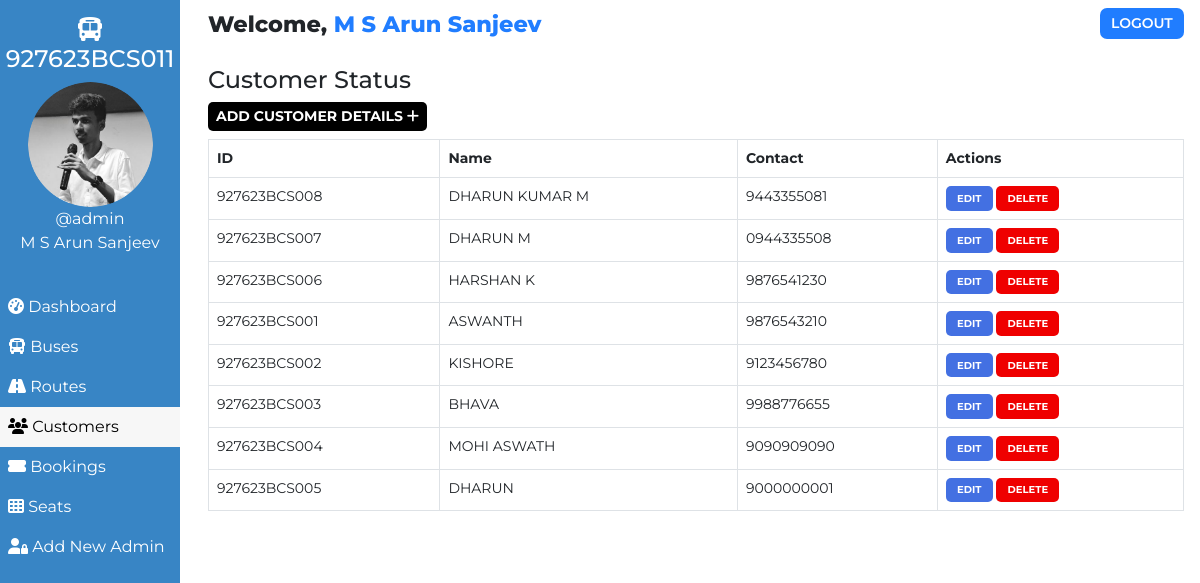
The page /admin/customer.php (signed in) on the database as committed earlier.
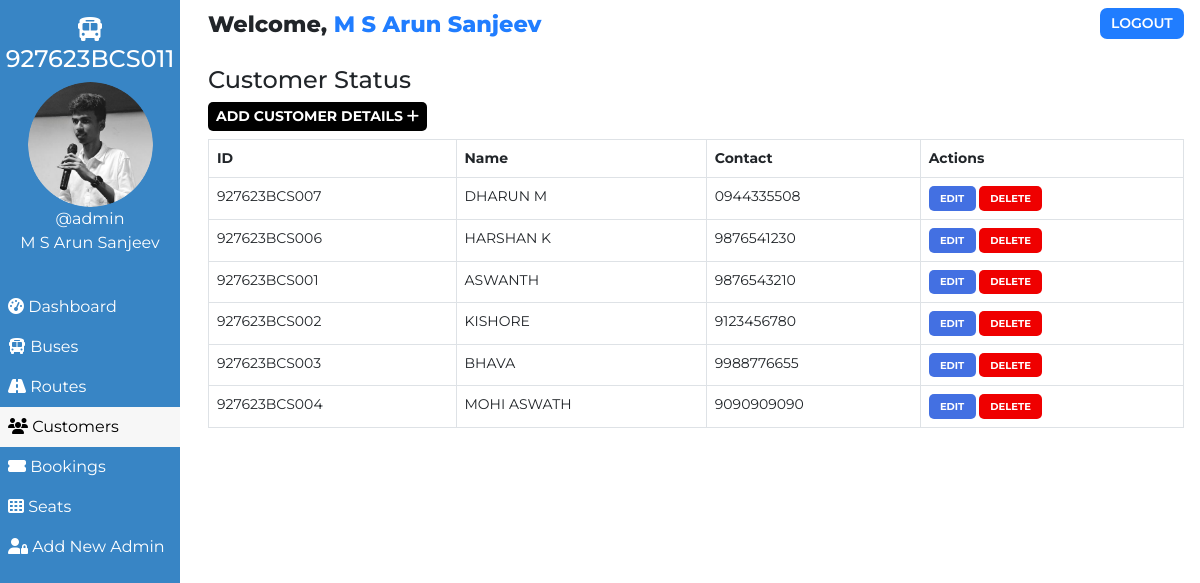
The same page on the database as committed later.
### tables this page shows
CREATE TABLE `customers` (
  `id` int(100) NOT NULL,
  `customer_id` varchar(255) NOT NULL,
  `customer_name` varchar(30) NOT NULL,
  `customer_phone` varchar(10) NOT NULL,
  `customer_created` datetime NOT NULL DEFAULT current_timestamp()
);

### admin/customer.php (the view, shortened to what this page needs)
<!DOCTYPE html>
<html lang="en">
<head>
    <link href="https://cdn.jsdelivr.net/npm/bootstrap@5.0.1/dist/css/bootstrap.min.css" rel="stylesheet">
</head>
<body>
    <?php require '../assets/partials/_admin-header.php';?>
        <?php
            $resultSql = "SELECT * FROM `customers` ORDER BY customer_created DESC";
            $resultSqlResult = mysqli_query($conn, $resultSql);
            if(!mysqli_num_rows($resultSqlResult)){ ?>
                <div class="container mt-4">
                    <div id="noCustomers" class="alert alert-dark " role="alert">
                        <h1 class="alert-heading">No Customers Found!!</h1>
                        <p class="fw-light">Be the first person to add one!</p>
                        <hr>
                        <div id="addCustomerAlert" class="alert alert-success" role="alert">
                                Click on <button id="add-button" class="button btn-sm"type="button"data-bs-toggle="modal" data-bs-target="#addModal">ADD <i class="fas fa-plus"></i></button> to add a customer!
                        </div>
                    </div>
                </div>
            <?php }
            else { ?>
            <section id="customer">
                <div id="head">
                    <h4>Customer Status</h4>
                </div>
                <div id="customer-results">
                    <div>
                        <button id="add-button" class="button btn-sm"type="button"data-bs-toggle="modal" data-bs-target="#addModal">Add Customer Details <i class="fas fa-plus"></i></button>
                    </div>
                    <table class="table table-hover table-bordered">
                        <thead>
                            <th>ID</th>
                            <th>Name</th>
                            <th>Contact</th>
                            <th>Actions</th>
                        </thead>
                        <?php
                            while($row = mysqli_fetch_assoc($resultSqlResult))
                            {
                                $id = $row["id"];
                                $customer_id = $row["customer_id"];
                                $customer_name = $row["customer_name"];
                                $customer_phone = $row["customer_phone"];
                        ?>
                        <tr>
                            <td>
                                <?php
                                    echo $customer_id;
                                ?>
                            </td>
                            <td>
                                <?php
                                    echo $customer_name;
                                ?>
                            </td>
                            <td>
                                <?php
                                    echo $customer_phone;
                                ?>
                            </td>
                            <td>
                            <button class="button edit-button " data-link="<?php echo $_SERVER['REQUEST_URI']; ?>" data-id="<?php
                                                echo $customer_id;?>" data-name="<?php
                                                echo $customer_name;?>" data-phone="<?php
                                                echo $customer_phone;?>"
                                                >Edit</button>
                                            <button class="button delete-button" data-bs-toggle="modal" data-bs-target="#deleteModal" data-id="<?php
                                                echo $id;?>">Delete</button>
                            </td>
                        </tr>
                    <?php
                        }
                    ?>
                    </table>
                </div>
            </section>
            <?php } ?>
        </div>
    </main>
</body>
</html>

Rows that differ between the two databases and show on the page:
removed customers: customer "927623BCS008", customer_name "DHARUN KUMAR M", customer_phone "9443355081"
removed customers: customer "927623BCS005", customer_name "DHARUN", customer_phone "9000000001"
